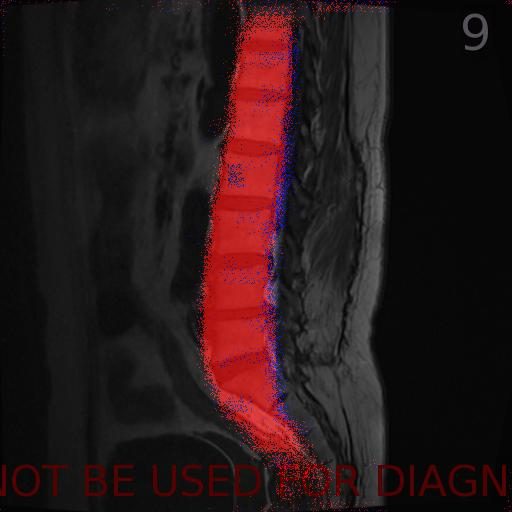
#> input picture OverLay/1_1_9.jpg, 512 x 512 px, given in place of 1_1_9.png, which was not available
$ python try.py   (Python 2 division)   (older library calls are emulated)
#> lines starting #> are read from the running program, lines starting #| are printed output that depends on the picture; after the words box and inside, x2 and y2 are one past the last pixel; in counts of white or black regions, pixels touching at a corner belong together; long printed decimals are rounded; pictures that were not available may be replaced by others from this repository, and a replacement may not be noted
import numpy as np
import os
from os.path import isfile, join
from os import listdir
import scipy.misc as misc
import cv2
from PIL import Image
imagepath = "/test_images/1_1_9.jpg"
maskpath = "/output/Label/1_1_9.png"
#3-2-8  35 is the reference image
img = cv2.imread(maskpath)
#> img is the input picture: shape (512, 512, 3); mean B, G, R 24.5, 23.2, 40.3
img = img[:,:,2]
#> img: shape (512, 512)
img = (img * 100)
section1 = img.copy()
section2 = img.copy()
#Spine
section1[section1 == 200] = 0
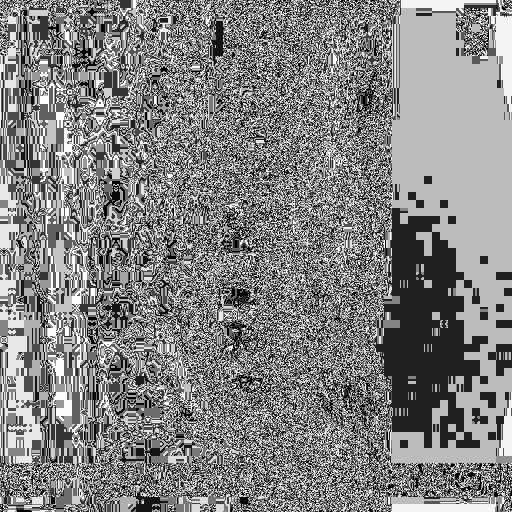
#> section1: shape (512, 512); min 0, max 252, mean 130.2
mask1 = cv2.medianBlur(section1,3)
mask1[mask1 != 0] = 1.5
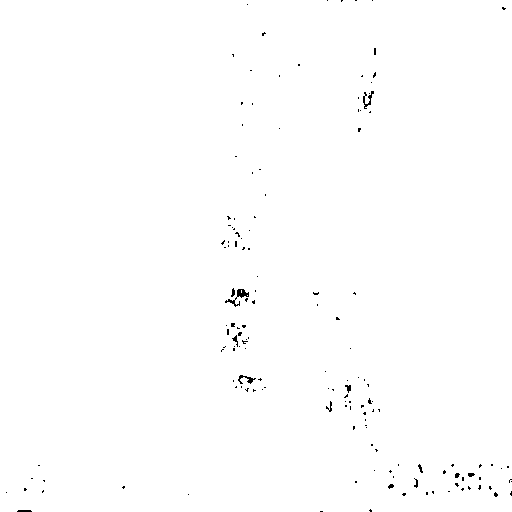
#> mask1: shape (512, 512); values 0 (black) and 1 (white), 99.6% white; black in thin lines or dots
#cord
section2[section2 == 100] = 0
#> section2: shape (512, 512); min 0, max 252, mean 131
section2 = cv2.GaussianBlur(section2,(3,3),0)
kernel = cv2.getStructuringElement(cv2.MORPH_RECT,(3, 3))
section2 = section2 * 255
section2 = cv2.erode(section2, kernel)
mask2 = cv2.medianBlur(section2,9)
mask2[mask2 != 0] = 1
#> mask2: shape (512, 512); values 0 (black) and 1 (white), 100% white; 2 black regions (1 under 20 px), largest, box (x1, y1, x2, y2) and area: (230, 292, 238, 298) 33
#read raw image
orig = cv2.imread(imagepath,0) * 2
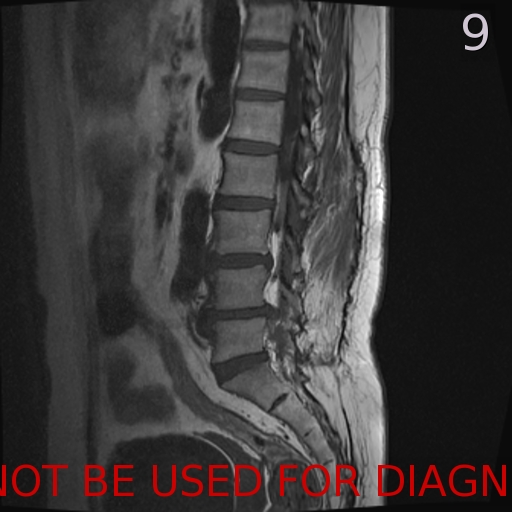
#> input picture test_images/1_1_9.jpg, 512 x 512 px, found by its file name
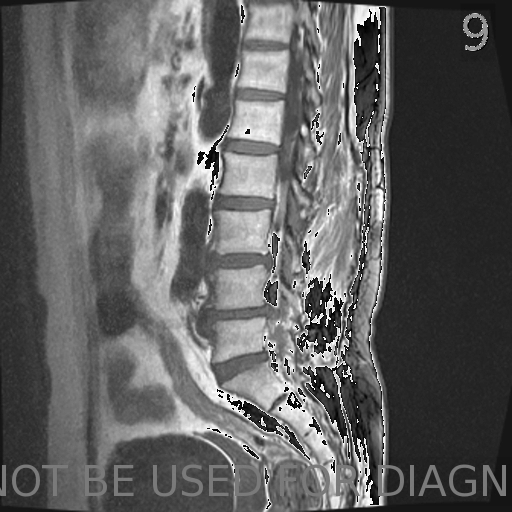
#> orig: shape (512, 512); min 0, max 254, mean 96.3
rgbimage = cv2.imread(imagepath)
#> rgbimage is the input picture: shape (512, 512, 3); mean B, G, R 56.1, 56, 59.6
#normalize all images
norm = 32.99
print "average:", np.average(orig)
#| average: 96.304
ave = np.average(orig)
#> ave = 96.3
rate = norm / ave
#> rate = 0.343
print "rate:", rate
#| rate: 0.3426
orig = (rate * orig.astype('float64')).astype('uint8')
#####process spine
spine = orig * mask1
cord = orig * mask2

ret,th2 = cv2.threshold(spine,35,255,cv2.THRESH_BINARY)#####
#> th2: shape (512, 512); 41.4% white; 240 white regions (203 under 20 px), largest, box (x1, y1, x2, y2) and area: (31, 0, 404, 512) 103476, (463, 13, 488, 51) 396, (483, 465, 506, 496) 345

k2 = cv2.getStructuringElement(cv2.MORPH_RECT,(8, 8))
ks = cv2.getStructuringElement(cv2.MORPH_RECT,(29, 29))
th2 = cv2.erode(th2, k2)
#> th2: shape (512, 512); 16.8% white; 65 white regions (32 under 20 px), largest, box (x1, y1, x2, y2) and area: (42, 0, 215, 421) 25410, (102, 332, 252, 462) 4329, (309, 142, 354, 295) 3432
spine1 = spine.copy()
spine1[spine1 >= 3] = 255
spine1 = cv2.erode(spine1, ks)
inbetween = spine1 - th2
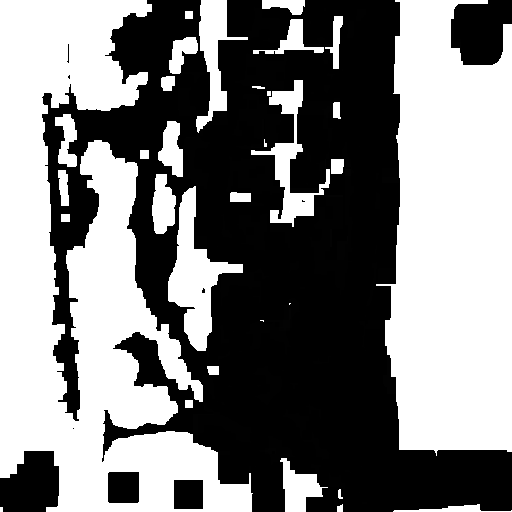
#> inbetween: shape (512, 512); min 0, max 255, mean 126.7
inbetween[inbetween <= 3] = 0
#> inbetween: shape (512, 512); 49.7% white; 32 white regions (4 under 20 px)
cv2.imshow('bones',inbetween)
cv2.waitKey(0)
'''
spine1 = spine.copy()
spine2 = spine1.copy()
spine2[spine2 <= 2] = 255
spine1[spine1 <= 40] = 255

k3 = cv2.getStructuringElement(cv2.MORPH_RECT,(3, 3))
inbetween = spine1 - spine2
inbetween = cv2.erode(inbetween,k3)
cv2.imshow('bones',inbetween)
cv2.waitKey(0)
'''
contours, hierarchy = cv2.findContours(th2,cv2.RETR_EXTERNAL,cv2.CHAIN_APPROX_NONE)
#> contours = 65 contours, 36 with area under 20; largest, box (x1, y1, x2, y2) and area: (42, 0, 215, 421) 28496, (102, 332, 252, 462) 4064, (309, 142, 354, 295) 3173, (232, 51, 287, 151) 2613, (226, 156, 285, 219) 1517
contours_inbetween, hierarchy_inbetween = cv2.findContours(inbetween,cv2.RETR_EXTERNAL,cv2.CHAIN_APPROX_NONE)
#> contours_inbetween = 32 contours, 7 with area under 20; largest, box (x1, y1, x2, y2) and area: (0, 0, 253, 512) 63550, (376, 0, 512, 456) 48480, (168, 186, 243, 351) 4312, (251, 80, 330, 227) 2494, (196, 0, 248, 133) 2166
cv2.drawContours(rgbimage,contours,-1,(0,0,255),3)

cv2.drawContours(rgbimage,contours_inbetween,-1,(255,0,0),3)
####process cord
retcord,thcord = cv2.threshold(cord,10,255,cv2.THRESH_BINARY)
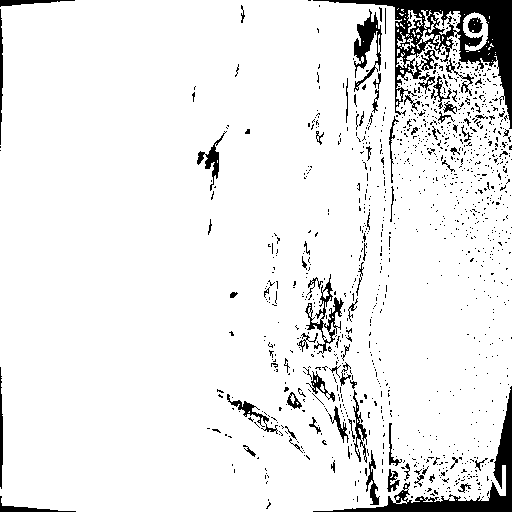
#> thcord: shape (512, 512); 92.2% white; 1150 black regions (1070 under 20 px)
contours_cord, hierarchy_cord = cv2.findContours(thcord,cv2.RETR_EXTERNAL,cv2.CHAIN_APPROX_NONE)
#> contours_cord = 60 contours, 50 with area under 20; largest, box (x1, y1, x2, y2) and area: (0, 0, 512, 512) 249400, (463, 12, 488, 52) 584, (407, 10, 423, 33) 90, (416, 30, 434, 50) 56, (421, 10, 432, 29) 46
cv2.drawContours(rgbimage,contours_cord,-1,(0,255,0),3)
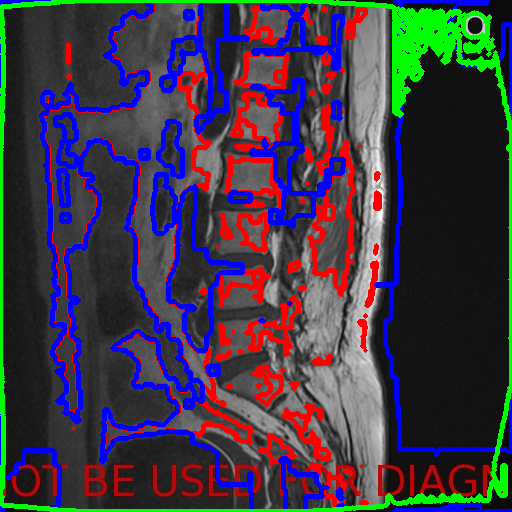
#> rgbimage: shape (512, 512, 3); mean B, G, R 71.3, 55.3, 62.2
cv2.imshow('Image2',rgbimage)
cv2.waitKey(0)
